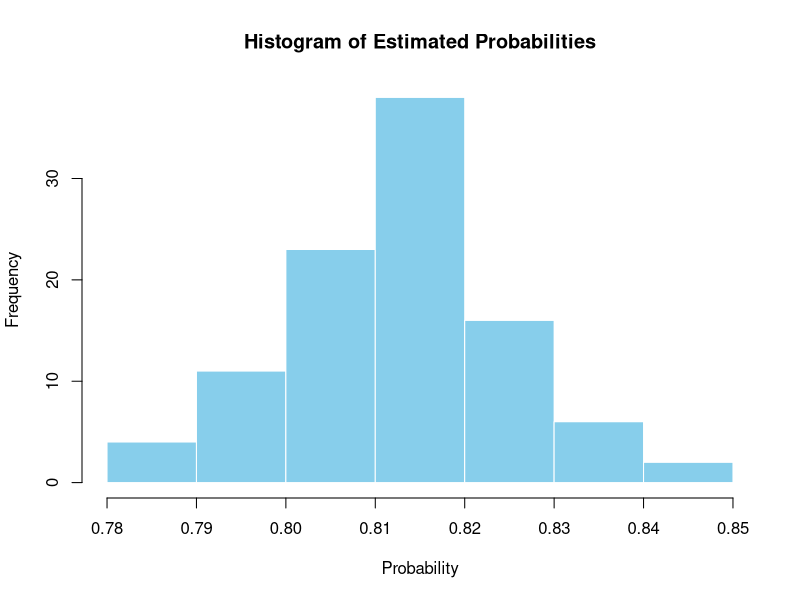
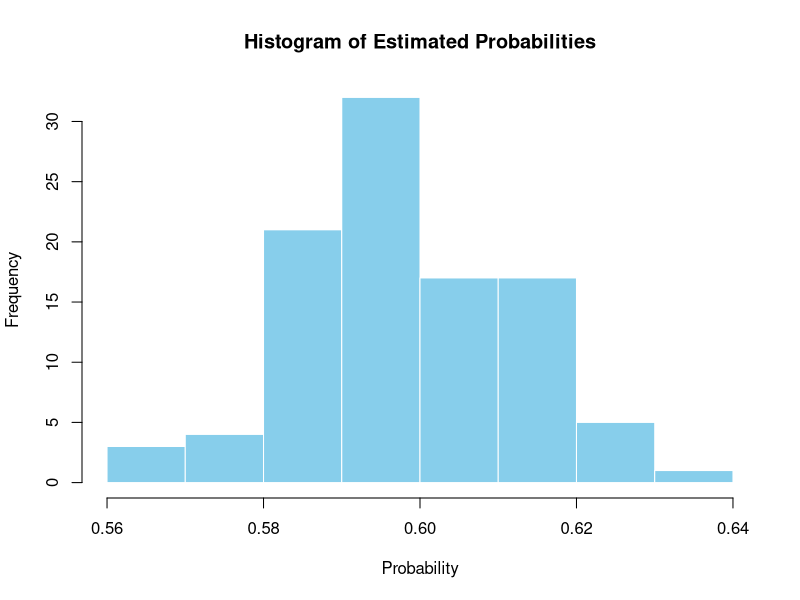
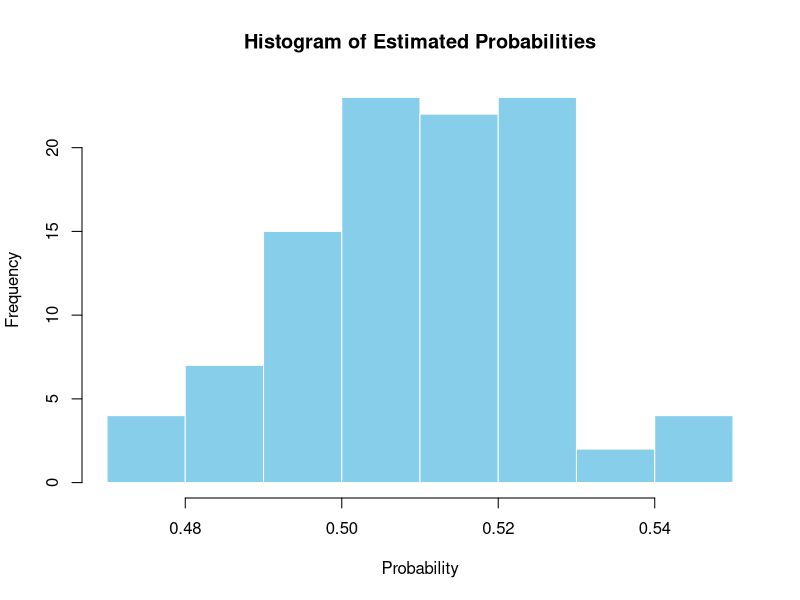

Write R code to recreate these figures, in order.
## ---- chunk 1
set.seed(123) # Set a seed for reproducibility
## ---- chunk 2
# Define function to simulate the birthday problem
birthday_simulation <- function(class_size) {
  birthdays <- sample(1:365, class_size, replace = TRUE)
  any(duplicated(birthdays)) # Check if there are duplicates
}

# Run the simulation 100 times and save probabilities in a vector
num_simulations <- 100
class_size <- 35
probabilities <- numeric(num_simulations)

for (i in 1:num_simulations) {
  # Run 1000 simulations to estimate the probability for each iteration
  num_duplicates <- replicate(1000, birthday_simulation(class_size))
  probabilities[i] <- mean(num_duplicates)
}

# Print the mean of the probabilities
mean_prob <- mean(probabilities)
cat("Mean =", mean_prob, "\n")

# Plot a histogram of the probabilities
hist(probabilities, main = "Histogram of Estimated Probabilities",
     xlab = "Probability", col = "skyblue", border = "white")

# Calculate a 95% confidence interval
conf_interval <- quantile(probabilities, probs = c(0.025, 0.975))
cat("95% Confidence Interval = [", conf_interval[1], ", ", conf_interval[2], "]\n")
## ---- chunk 3
EV= mean_prob*26-(1-mean_prob)*26
print(paste("ev=",EV))
## ---- chunk 4
FAIR=(mean_prob)/(1-mean_prob)
print(paste("fairbet=",FAIR))
## ---- chunk 5
# Define function to simulate the birthday problem
birthday_simulation <- function(class_size) {
  birthdays <- sample(1:365, class_size, replace = TRUE)
  any(duplicated(birthdays)) # Check if there are duplicates
}

# Run the simulation 100 times and save probabilities in a vector
num_simulations <- 100
class_size <- 26
probabilities <- numeric(num_simulations)

for (i in 1:num_simulations) {
  # Run 1000 simulations to estimate the probability for each iteration
  num_duplicates <- replicate(1000, birthday_simulation(class_size))
  probabilities[i] <- mean(num_duplicates)
}

# Print the mean of the probabilities
mean_prob <- mean(probabilities)
cat("Mean =", mean_prob, "\n")

# Plot a histogram of the probabilities
hist(probabilities, main = "Histogram of Estimated Probabilities",
     xlab = "Probability", col = "skyblue", border = "white")

# Calculate a 95% confidence interval
conf_interval <- quantile(probabilities, probs = c(0.025, 0.975))
cat("95% Confidence Interval = [", conf_interval[1], ", ", conf_interval[2], "]\n")
## ---- chunk 6
EV= mean_prob*20-(1-mean_prob)*20
print(paste("ev=",EV))
## ---- chunk 7
FAIR=(mean_prob)/(1-mean_prob)
print(paste("fairbet=",FAIR))
## ---- chunk 8
# Define function to simulate the birthday problem
birthday_simulation <- function(class_size) {
  birthdays <- sample(1:365, class_size, replace = TRUE)
  any(duplicated(birthdays)) # Check if there are duplicates
}

# Run the simulation 100 times and save probabilities in a vector
num_simulations <- 100
class_size <- 23
probabilities <- numeric(num_simulations)

for (i in 1:num_simulations) {
  # Run 1000 simulations to estimate the probability for each iteration
  num_duplicates <- replicate(1000, birthday_simulation(class_size))
  probabilities[i] <- mean(num_duplicates)
}

# Print the mean of the probabilities
mean_prob <- mean(probabilities)
cat("Mean =", mean_prob, "\n")

# Plot a histogram of the probabilities
hist(probabilities, main = "Histogram of Estimated Probabilities",
     xlab = "Probability", col = "skyblue", border = "white")

# Calculate a 95% confidence interval
conf_interval <- quantile(probabilities, probs = c(0.025, 0.975))
cat("95% Confidence Interval = [", conf_interval[1], ", ", conf_interval[2], "]\n")
## ---- chunk 9
EV= mean_prob*20-(1-mean_prob)*20
print(paste("ev=",EV))
